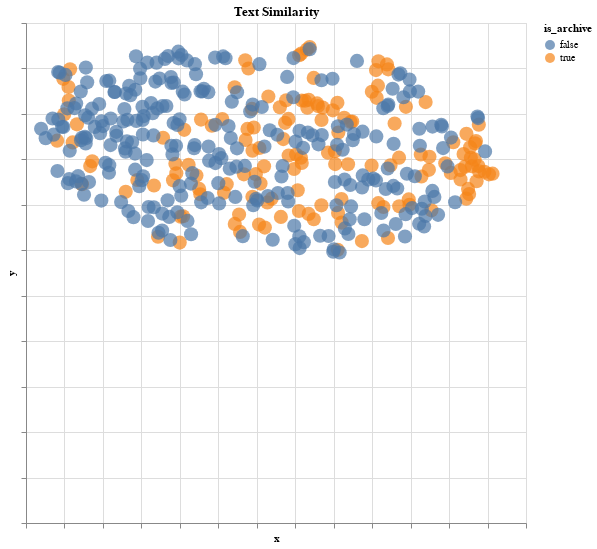

The notebook cell saved with this chart:
### Code cell
# Plot the documents, color the points by their category, create hover tooltips with document info
import altair as alt

# Create chart
alt.Chart(euph_embeddings_plot,
          # Title for plot / size of points
          title="Text Similarity").mark_circle(size=200).encode(
    # Define x-axis category, which is the "x" column in the dataframe
    alt.X('x',
        scale=alt.Scale(zero=False),
        # Because point positions and axes don't matter, we remove axis labels
        axis=alt.Axis(labels=False),
    ),
    # Define y-axis category, which is the "y" column in the dataframe
    alt.Y("y",
        # Because point positions and axes don't matter, we remove axis labels
          axis=alt.Axis(labels=False)),
    # Color by label
    color = "is_archive",
    # Color by genre
    #color = "genre",
    # Define categories that show up in the hover tooltip
    tooltip=['sentence', 'pet', 'title', 'actual_cat'],
    ).interactive().properties(
    width=500,
    height=500
)

### Figure 1 — Vega-Lite specification as saved in the notebook (floating-point values rounded to 4 significant figures; data arrays with more than 128 entries replaced by an {"elided": "..."} marker saying what was removed)
{"config": {"view": {"continuousWidth": 300, "continuousHeight": 300}}, "data": {"name": "data-4afe91f1b202d6bc5dc001372bf37253"}, "mark": {"type": "circle", "size": 200}, "encoding": {"color": {"field": "is_archive", "type": "nominal"}, "tooltip": [{"field": "sentence", "type": "nominal"}, {"field": "pet", "type": "nominal"}, {"field": "title", "type": "nominal"}, {"field": "actual_cat", "type": "nominal"}], "x": {"axis": {"labels": false}, "field": "x", "scale": {"zero": false}, "type": "quantitative"}, "y": {"axis": {"labels": false}, "field": "y", "type": "quantitative"}}, "height": 500, "params": [{"name": "param_2", "select": {"type": "interval", "encodings": ["x", "y"]}, "bind": "scales"}], "title": "Text Similarity", "width": 500, "$schema": "https://vega.github.io/schema/vega-lite/v5.17.0.json", "datasets": {"data-4afe91f1b202d6bc5dc001372bf37253": {"elided": "405 records"}}}
